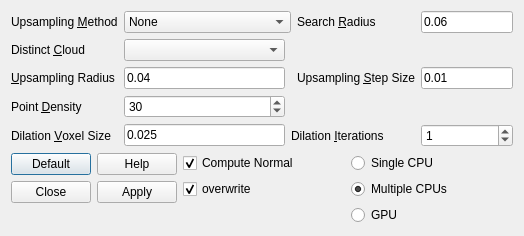
<?xml version="1.0" encoding="UTF-8"?>
<ui version="4.0">
 <class>MovingLeastSquaresDialog</class>
 <widget class="QDialog" name="MovingLeastSquaresDialog">
  <property name="geometry">
   <rect>
    <x>0</x>
    <y>0</y>
    <width>524</width>
    <height>215</height>
   </rect>
  </property>
  <property name="windowTitle">
   <string>Moving Least Squares Dialog</string>
  </property>
  <property name="windowIcon">
   <iconset resource="../res/Registar.qrc">
    <normaloff>:/images/bunny.png</normaloff>:/images/bunny.png</iconset>
  </property>
  <layout class="QVBoxLayout" name="verticalLayout_3">
   <item>
    <layout class="QGridLayout" name="gridLayout_2">
     <item row="0" column="0">
      <widget class="QLabel" name="label_3">
       <property name="text">
        <string>Upsampling &amp;Method</string>
       </property>
       <property name="buddy">
        <cstring>methodComboBox</cstring>
       </property>
      </widget>
     </item>
     <item row="0" column="1" colspan="2">
      <widget class="QComboBox" name="methodComboBox">
       <item>
        <property name="text">
         <string>None</string>
        </property>
       </item>
       <item>
        <property name="text">
         <string>Distinct Cloud</string>
        </property>
       </item>
       <item>
        <property name="text">
         <string>Sample Local Plane</string>
        </property>
       </item>
       <item>
        <property name="text">
         <string>Random Uniform Density</string>
        </property>
       </item>
       <item>
        <property name="text">
         <string>Voxel Grid Dilation</string>
        </property>
       </item>
      </widget>
     </item>
     <item row="0" column="3">
      <widget class="QLabel" name="label">
       <property name="text">
        <string>Search &amp;Radius</string>
       </property>
       <property name="buddy">
        <cstring>radiusLineEdit</cstring>
       </property>
      </widget>
     </item>
     <item row="0" column="4">
      <widget class="QLineEdit" name="radiusLineEdit">
       <property name="text">
        <string>0.06</string>
       </property>
      </widget>
     </item>
     <item row="1" column="0">
      <widget class="QLabel" name="label_7">
       <property name="text">
        <string>Distinct &amp;Cloud</string>
       </property>
       <property name="buddy">
        <cstring>cloudComboBox</cstring>
       </property>
      </widget>
     </item>
     <item row="1" column="1">
      <widget class="QComboBox" name="cloudComboBox"/>
     </item>
     <item row="1" column="3">
      <spacer name="horizontalSpacer">
       <property name="orientation">
        <enum>Qt::Horizontal</enum>
       </property>
       <property name="sizeHint" stdset="0">
        <size>
         <width>40</width>
         <height>20</height>
        </size>
       </property>
      </spacer>
     </item>
     <item row="2" column="0">
      <widget class="QLabel" name="label_6">
       <property name="text">
        <string>&amp;Upsampling Radius</string>
       </property>
       <property name="buddy">
        <cstring>upsamplingRadiusLineEdit</cstring>
       </property>
      </widget>
     </item>
     <item row="2" column="1">
      <widget class="QLineEdit" name="upsamplingRadiusLineEdit">
       <property name="text">
        <string>0.04</string>
       </property>
      </widget>
     </item>
     <item row="2" column="3">
      <widget class="QLabel" name="label_2">
       <property name="text">
        <string>Upsampling &amp;Step Size</string>
       </property>
       <property name="buddy">
        <cstring>stepSizeLineEdit</cstring>
       </property>
      </widget>
     </item>
     <item row="2" column="4">
      <widget class="QLineEdit" name="stepSizeLineEdit">
       <property name="text">
        <string>0.01</string>
       </property>
      </widget>
     </item>
     <item row="3" column="0">
      <widget class="QLabel" name="label_4">
       <property name="text">
        <string>Point &amp;Density</string>
       </property>
       <property name="buddy">
        <cstring>densitySpinBox</cstring>
       </property>
      </widget>
     </item>
     <item row="3" column="1">
      <widget class="QSpinBox" name="densitySpinBox">
       <property name="minimum">
        <number>1</number>
       </property>
       <property name="maximum">
        <number>999</number>
       </property>
       <property name="value">
        <number>30</number>
       </property>
      </widget>
     </item>
     <item row="3" column="3">
      <spacer name="horizontalSpacer_2">
       <property name="orientation">
        <enum>Qt::Horizontal</enum>
       </property>
       <property name="sizeHint" stdset="0">
        <size>
         <width>40</width>
         <height>20</height>
        </size>
       </property>
      </spacer>
     </item>
     <item row="4" column="0">
      <widget class="QLabel" name="label_5">
       <property name="text">
        <string>Dilation &amp;Voxel Size</string>
       </property>
       <property name="buddy">
        <cstring>voxelSizeLineEdit</cstring>
       </property>
      </widget>
     </item>
     <item row="4" column="1">
      <widget class="QLineEdit" name="voxelSizeLineEdit">
       <property name="text">
        <string>0.025</string>
       </property>
      </widget>
     </item>
     <item row="4" column="2" colspan="2">
      <widget class="QLabel" name="label_8">
       <property name="text">
        <string>Dilation &amp;Iterations</string>
       </property>
       <property name="buddy">
        <cstring>iterationsSpinBox</cstring>
       </property>
      </widget>
     </item>
     <item row="4" column="4">
      <widget class="QSpinBox" name="iterationsSpinBox">
       <property name="minimum">
        <number>0</number>
       </property>
       <property name="value">
        <number>1</number>
       </property>
      </widget>
     </item>
     <item row="1" column="4">
      <spacer name="horizontalSpacer_3">
       <property name="orientation">
        <enum>Qt::Horizontal</enum>
       </property>
       <property name="sizeHint" stdset="0">
        <size>
         <width>40</width>
         <height>20</height>
        </size>
       </property>
      </spacer>
     </item>
     <item row="3" column="4">
      <spacer name="horizontalSpacer_4">
       <property name="orientation">
        <enum>Qt::Horizontal</enum>
       </property>
       <property name="sizeHint" stdset="0">
        <size>
         <width>40</width>
         <height>20</height>
        </size>
       </property>
      </spacer>
     </item>
    </layout>
   </item>
   <item>
    <layout class="QHBoxLayout" name="horizontalLayout">
     <item>
      <layout class="QGridLayout" name="gridLayout">
       <item row="0" column="0">
        <widget class="QPushButton" name="defaultButton">
         <property name="text">
          <string>Default</string>
         </property>
        </widget>
       </item>
       <item row="0" column="1">
        <widget class="QPushButton" name="helpButton">
         <property name="text">
          <string>Help</string>
         </property>
        </widget>
       </item>
       <item row="1" column="0">
        <widget class="QPushButton" name="closeButton">
         <property name="text">
          <string>Close</string>
         </property>
        </widget>
       </item>
       <item row="1" column="1">
        <widget class="QPushButton" name="applyButton">
         <property name="text">
          <string>Apply</string>
         </property>
        </widget>
       </item>
       <item row="2" column="0">
        <spacer name="verticalSpacer_2">
         <property name="orientation">
          <enum>Qt::Vertical</enum>
         </property>
         <property name="sizeHint" stdset="0">
          <size>
           <width>20</width>
           <height>40</height>
          </size>
         </property>
        </spacer>
       </item>
       <item row="2" column="1">
        <spacer name="verticalSpacer_3">
         <property name="orientation">
          <enum>Qt::Vertical</enum>
         </property>
         <property name="sizeHint" stdset="0">
          <size>
           <width>20</width>
           <height>40</height>
          </size>
         </property>
        </spacer>
       </item>
      </layout>
     </item>
     <item>
      <layout class="QVBoxLayout" name="verticalLayout_2">
       <item>
        <widget class="QCheckBox" name="computeNormalCheckBox">
         <property name="text">
          <string>Compute Normal</string>
         </property>
         <property name="checked">
          <bool>true</bool>
         </property>
        </widget>
       </item>
       <item>
        <widget class="QCheckBox" name="overwriteCheckBox">
         <property name="text">
          <string>overwrite</string>
         </property>
         <property name="checked">
          <bool>true</bool>
         </property>
        </widget>
       </item>
       <item>
        <spacer name="verticalSpacer">
         <property name="orientation">
          <enum>Qt::Vertical</enum>
         </property>
         <property name="sizeHint" stdset="0">
          <size>
           <width>20</width>
           <height>40</height>
          </size>
         </property>
        </spacer>
       </item>
      </layout>
     </item>
     <item>
      <layout class="QVBoxLayout" name="verticalLayout">
       <item>
        <widget class="QRadioButton" name="scpuRadioButton">
         <property name="text">
          <string>Single CPU</string>
         </property>
        </widget>
       </item>
       <item>
        <widget class="QRadioButton" name="mcpuRadioButton">
         <property name="text">
          <string>Multiple CPUs</string>
         </property>
         <property name="checked">
          <bool>true</bool>
         </property>
        </widget>
       </item>
       <item>
        <widget class="QRadioButton" name="gpuRadioButton">
         <property name="text">
          <string>GPU</string>
         </property>
        </widget>
       </item>
      </layout>
     </item>
    </layout>
   </item>
  </layout>
 </widget>
 <resources>
  <include location="../res/Registar.qrc"/>
 </resources>
 <connections>
  <connection>
   <sender>closeButton</sender>
   <signal>clicked()</signal>
   <receiver>MovingLeastSquaresDialog</receiver>
   <slot>close()</slot>
   <hints>
    <hint type="sourcelabel">
     <x>92</x>
     <y>253</y>
    </hint>
    <hint type="destinationlabel">
     <x>158</x>
     <y>275</y>
    </hint>
   </hints>
  </connection>
 </connections>
</ui>
